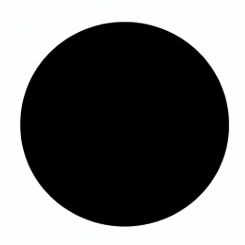
#> input picture Circle.PNG, 245 x 245 px, found by its file name
$ python Lab2.py
#> lines starting #> are read from the running program, lines starting #| are printed output that depends on the picture
import cv2
import numpy as np
import matplotlib.pyplot as plt

# Functions

def sample_image(image, factor):

    h, w = image.shape
    sampled = cv2.resize(
        image,
        (w // factor, h // factor),
        interpolation=cv2.INTER_NEAREST
    )
    return sampled


def quantize_image(image, levels):

    step = 256 // levels
    quantized = np.floor(image / step) * step
    return quantized.astype(np.uint8)


def plot_images(original, sampled, quantized):
    plt.figure(figsize=(12, 4))

    plt.subplot(1, 3, 1)
    plt.imshow(original, cmap='gray')
    plt.title("Original Image")
    plt.axis("off")

    plt.subplot(1, 3, 2)
    plt.imshow(sampled, cmap='gray')
    plt.title("Sampled Image")
    plt.axis("off")

    plt.subplot(1, 3, 3)
    plt.imshow(quantized, cmap='gray')
    plt.title("Quantized Image")
    plt.axis("off")

    plt.show()

# Loading images

# Parameters
sampling_factor = 8
quantization_levels = 16

# Load images in grayscale (already are)
img1 = cv2.imread("Circle.png", cv2.IMREAD_GRAYSCALE)
#> img1: shape (245, 245); min 0, max 254, mean 111.7
img2 = cv2.imread("Square.png", cv2.IMREAD_GRAYSCALE)
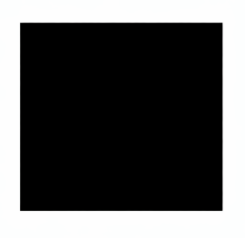
#> input picture Square.PNG, 245 x 238 px, found by its file name
#> img2: shape (238, 245); min 0, max 254, mean 88.1

if img1 is None or img2 is None:
    print("Error: Could not load images. Check file names.")
    exit()

# Resize to same size
img1 = cv2.resize(img1, (256, 256))
#> img1: shape (256, 256)
img2 = cv2.resize(img2, (256, 256))
#> img2: shape (256, 256)

# Task 1

sampled_image = sample_image(img1, sampling_factor)
#> in sample_image, `sampled = cv2.resize( image, (w // factor, h // factor), interpolation..`:
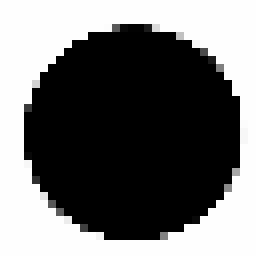
#> sampled: shape (32, 32) (shown 8 times larger); min 0, max 254, mean 111.5
quantized_image = quantize_image(img1, quantization_levels)

plot_images(img1, sampled_image, quantized_image)
#> in plot_images, `plt.show()`:
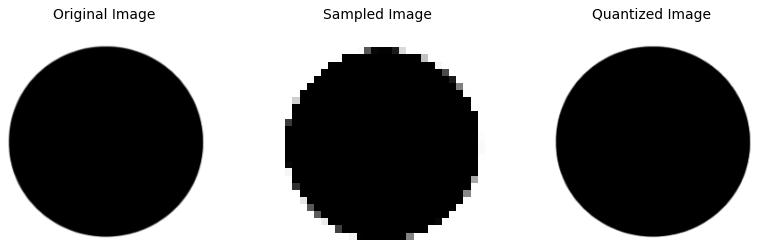
#> figure drawn by matplotlib, 3 panels

# Task 2

# Subtract two images
subtraction = cv2.subtract(img1, img2)
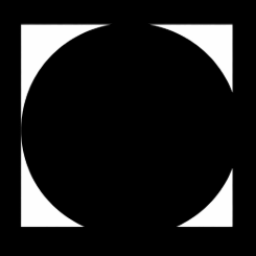
#> subtraction: shape (256, 256); min 0, max 254, mean 27.5
plt.imshow(subtraction, cmap='gray', vmin = 0, vmax = 255)
plt.title("Subtraction (Image1 - Image2)")
plt.axis("off")
plt.show()

# Adding a constant
added_constant = cv2.add(img1, 175)
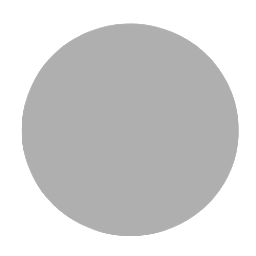
#> added_constant: shape (256, 256); min 175, max 255, mean 210.7
plt.imshow(added_constant, cmap='gray', vmin = 0, vmax = 255)
plt.title("Add Constant 175")
plt.axis("off")
plt.show()


# Symmetric Difference (XOR)

symmetric_difference = cv2.bitwise_xor(img1, img2)
plt.imshow(symmetric_difference, cmap='gray', vmin=0, vmax=255)
plt.title("Symmetric Difference (XOR)")
plt.axis("off")
plt.show()


# Intersection (AND)

intersection = cv2.bitwise_and(img1, img2)
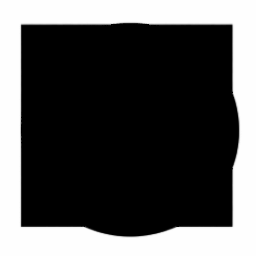
#> intersection: shape (256, 256); min 0, max 254, mean 84.2
plt.imshow(intersection, cmap='gray', vmin=0, vmax=255)
plt.title("Intersection (AND)")
plt.axis("off")
plt.show()
